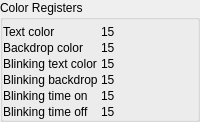
        <widget class="QGroupBox" name="groupBox_dec_Color">
         <property name="title">
          <string>Color Registers</string>
         </property>
         <layout class="QFormLayout" name="formLayout_3">
          <property name="horizontalSpacing">
           <number>3</number>
          </property>
          <property name="verticalSpacing">
           <number>2</number>
          </property>
          <property name="leftMargin">
           <number>0</number>
          </property>
          <property name="topMargin">
           <number>5</number>
          </property>
          <property name="rightMargin">
           <number>5</number>
          </property>
          <property name="bottomMargin">
           <number>0</number>
          </property>
          <item row="0" column="0">
           <widget class="QLabel" name="label_17">
            <property name="text">
             <string>Text color</string>
            </property>
           </widget>
          </item>
          <item row="0" column="1">
           <widget class="InteractiveLabel" name="label_dec_tc">
            <property name="minimumSize">
             <size>
              <width>15</width>
              <height>0</height>
             </size>
            </property>
            <property name="toolTip">
             <string>Screen mode</string>
            </property>
            <property name="text">
             <string>15</string>
            </property>
           </widget>
          </item>
          <item row="1" column="0">
           <widget class="QLabel" name="label_bd">
            <property name="text">
             <string>Backdrop color</string>
            </property>
           </widget>
          </item>
          <item row="1" column="1">
           <widget class="InteractiveLabel" name="label_dec_bd">
            <property name="toolTip">
             <string>Screen mode</string>
            </property>
            <property name="text">
             <string>15</string>
            </property>
           </widget>
          </item>
          <item row="2" column="0">
           <widget class="QLabel" name="label_t2">
            <property name="text">
             <string>Blinking text color</string>
            </property>
           </widget>
          </item>
          <item row="2" column="1">
           <widget class="InteractiveLabel" name="label_dec_t2">
            <property name="toolTip">
             <string>Screen mode</string>
            </property>
            <property name="text">
             <string>15</string>
            </property>
           </widget>
          </item>
          <item row="3" column="0">
           <widget class="QLabel" name="label_bc">
            <property name="text">
             <string>Blinking backdrop</string>
            </property>
           </widget>
          </item>
          <item row="3" column="1">
           <widget class="InteractiveLabel" name="label_dec_bc">
            <property name="toolTip">
             <string>Screen mode</string>
            </property>
            <property name="text">
             <string>15</string>
            </property>
           </widget>
          </item>
          <item row="4" column="0">
           <widget class="QLabel" name="label_on">
            <property name="text">
             <string>Blinking time on</string>
            </property>
           </widget>
          </item>
          <item row="4" column="1">
           <widget class="InteractiveLabel" name="label_dec_on">
            <property name="toolTip">
             <string>Screen mode</string>
            </property>
            <property name="text">
             <string>15</string>
            </property>
           </widget>
          </item>
          <item row="5" column="0">
           <widget class="QLabel" name="label_off">
            <property name="text">
             <string>Blinking time off</string>
            </property>
           </widget>
          </item>
          <item row="5" column="1">
           <widget class="InteractiveLabel" name="label_dec_off">
            <property name="toolTip">
             <string>Screen mode</string>
            </property>
            <property name="text">
             <string>15</string>
            </property>
           </widget>
          </item>
         </layout>
        </widget>
